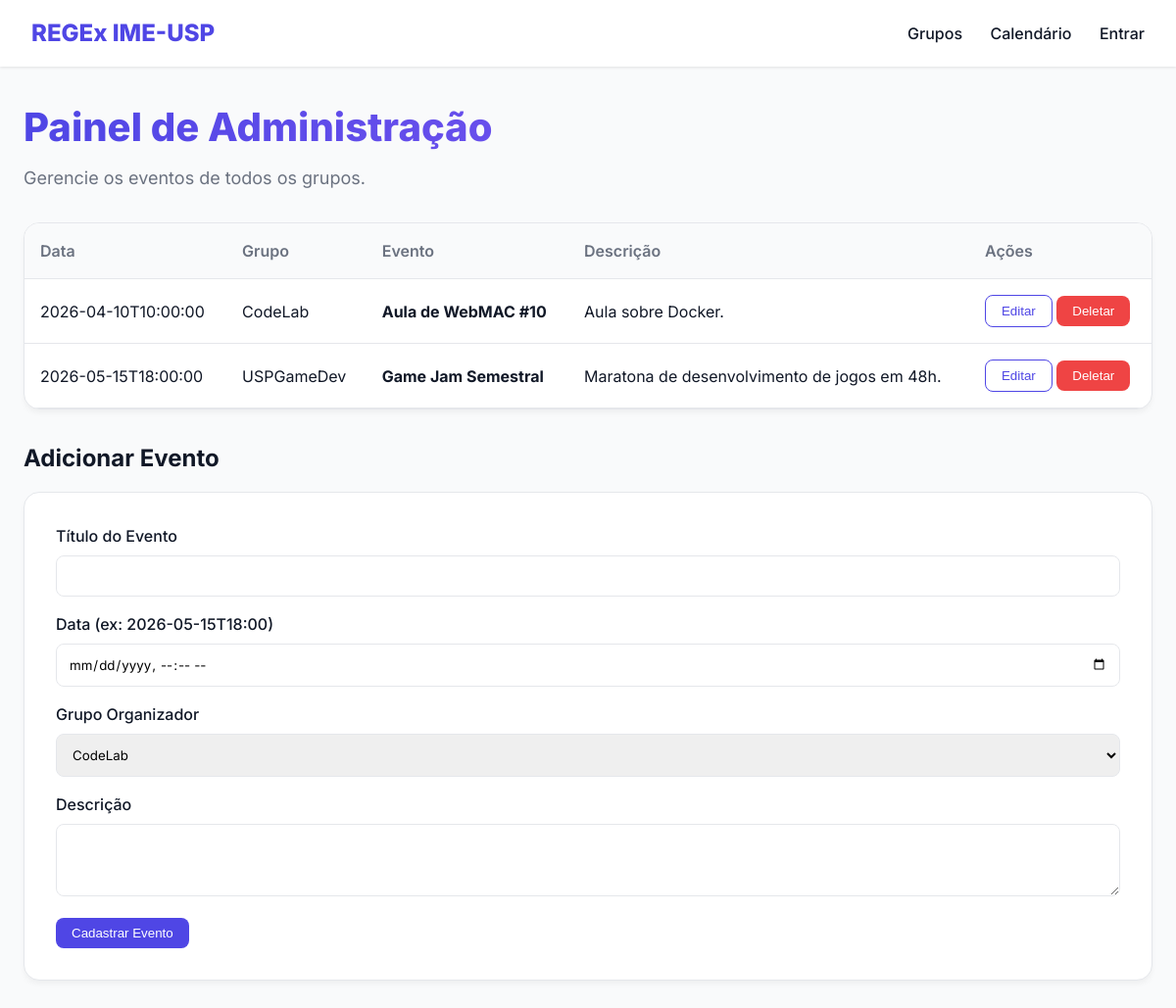
/admin, run on an earlier commit of the app's database.
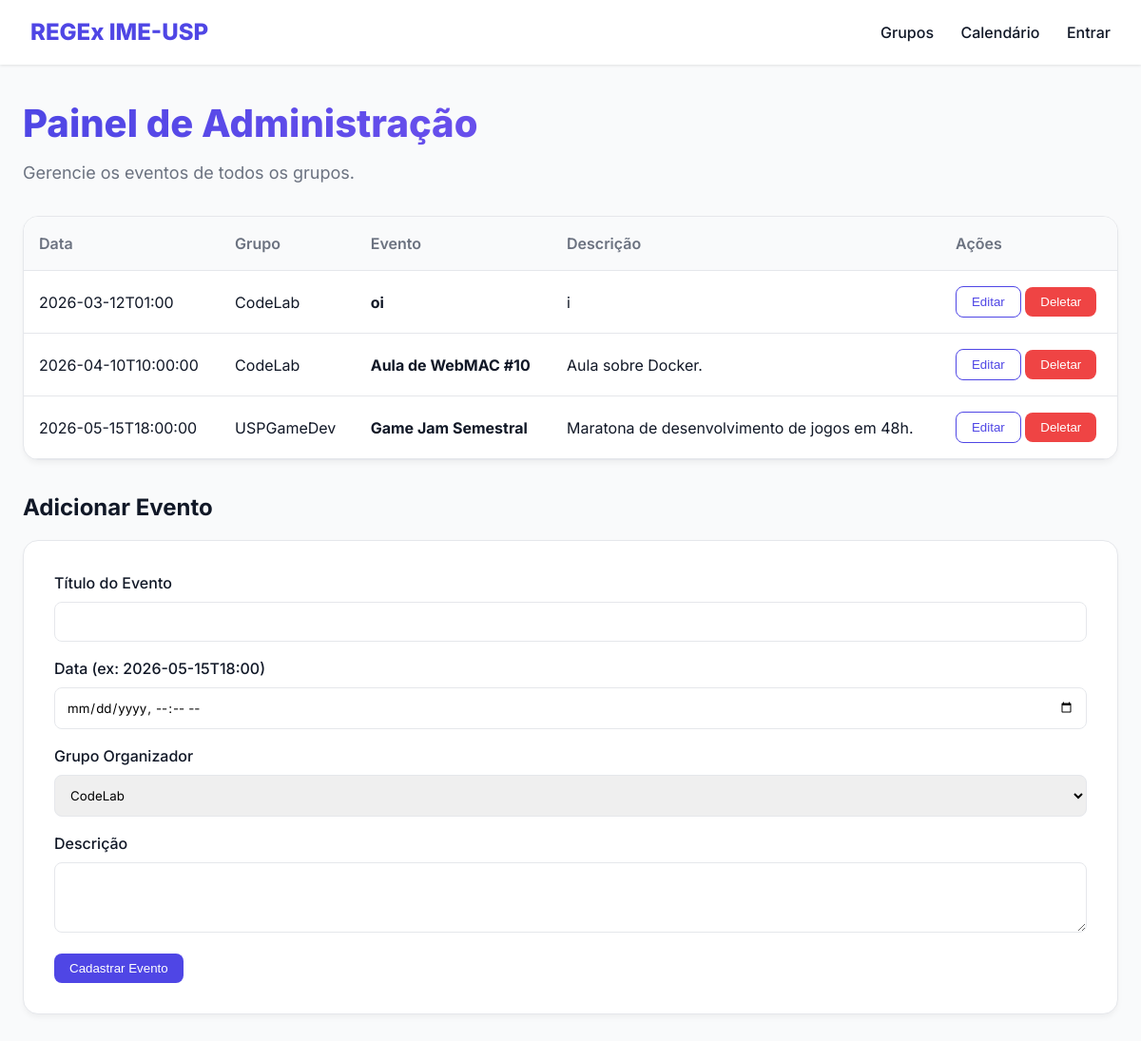
And on a later commit of the database.
### models.py (models this page shows)
class Event(SQLModel, table=True):
    id: Optional[int] = Field(default=None, primary_key=True)
    title: str
    date: str
    description: str
    group_id: Optional[int] = Field(default=None, foreign_key="extensiongroup.id")
    group: Optional[ExtensionGroup] = Relationship(back_populates="events")

class ExtensionGroup(SQLModel, table=True):
    id: Optional[int] = Field(default=None, primary_key=True)
    name: str
    description: str
    logo_url: str
    events: List["Event"] = Relationship(back_populates="group")

### main.py (the view)
@app.get("/admin", response_class=HTMLResponse)
async def admin_page(request: Request, session: Session = Depends(get_session)):
    statement = select(Event).order_by(Event.date)
    events = session.exec(statement).all()
    groups = session.exec(select(ExtensionGroup)).all()
    return templates.TemplateResponse(
        request=request,
        name="admin.html",
        context={"request": request, "events": events, "groups": groups}
    )

### templates/admin.html (shortened to what this page needs)
{% extends "base.html" %}
{% block content %}
<h1>Painel de Administração</h1>
<p class="subtitle">Gerencie os eventos de todos os grupos.</p>
<div class="table-container">
    <table>
        <thead>
            <tr>
                <th>Data</th>
                <th>Grupo</th>
                <th>Evento</th>
                <th>Descrição</th>
                <th>Ações</th>
            </tr>
        </thead>
        <tbody id="events-tbody">
            {% for event in events %}
                {% include "components/event_row_admin.html" %}
            {% endfor %}
        </tbody>
    </table>
</div>
<h2 style="margin-top: 2rem;">Adicionar Evento</h2>
<div class="card" style="margin-top: 1rem; padding: 2rem;">
    <form hx-post="/events" hx-target="#events-tbody" hx-swap="beforeend" hx-on::after-request="this.reset()">
        <div class="form-group">
            <label for="title">Título do Evento</label>
            <input type="text" id="title" name="title" required>
        </div>
        <div class="form-group">
            <label for="date">Data (ex: 2026-05-15T18:00)</label>
            <input type="datetime-local" id="date" name="date" required>
        </div>
        <div class="form-group">
            <label for="group_id">Grupo Organizador</label>
            <select id="group_id" name="group_id" required>
                {% for group in groups %}
                    <option value="{{ group.id }}">{{ group.name }}</option>
                {% endfor %}
            </select>
        </div>
        <div class="form-group">
            <label for="description">Descrição</label>
            <textarea id="description" name="description" rows="3" required></textarea>
        </div>
        <button type="submit" class="btn">Cadastrar Evento</button>
    </form>
</div>
{% endblock %}

### templates/components/event_row_admin.html
<tr id="event-row-{{ event.id }}">
    <td>{{ event.date }}</td>
    <td>{{ event.group.name if event.group else '-' }}</td>
    <td><strong>{{ event.title }}</strong></td>
    <td>{{ event.description }}</td>
    <td>
        <button class="btn btn-outline"
                hx-get="/events/{{ event.id }}/edit"
                hx-target="#event-row-{{ event.id }}"
                hx-swap="outerHTML">
            Editar
        </button>
        <button class="btn btn-danger"
                hx-delete="/events/{{ event.id }}"
                hx-target="#event-row-{{ event.id }}"
                hx-swap="outerHTML"
                hx-confirm="Deletar este evento?">
            Deletar
        </button>
    </td>
</tr>

What changed in the data, as far as the page shows it:
added Event: date "2026-03-12T01:00", group "CodeLab", title "oi", description "i"
